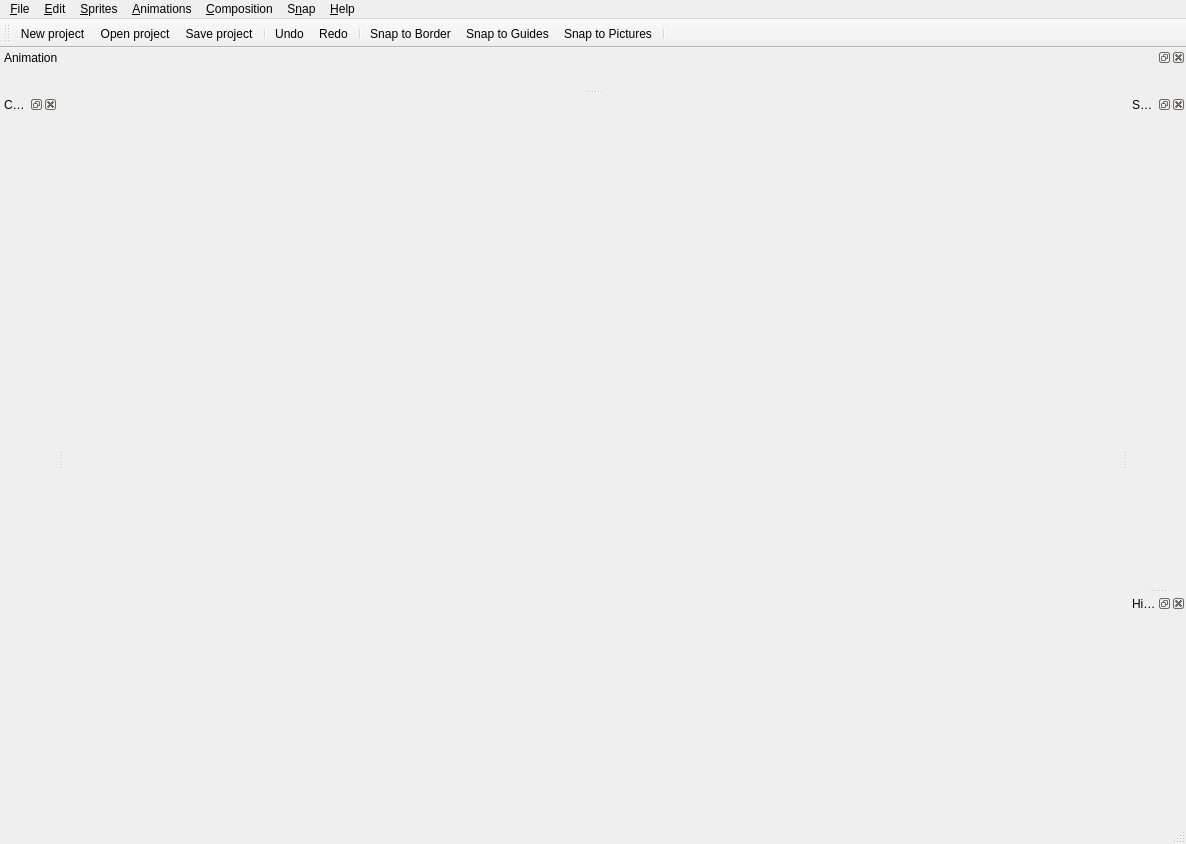
<?xml version="1.0" encoding="UTF-8"?>
<ui version="4.0">
 <class>composerClass</class>
 <widget class="QMainWindow" name="composerClass">
  <property name="geometry">
   <rect>
    <x>0</x>
    <y>0</y>
    <width>1186</width>
    <height>844</height>
   </rect>
  </property>
  <property name="windowTitle">
   <string>Composer</string>
  </property>
  <widget class="QWidget" name="centralWidget"/>
  <widget class="QMenuBar" name="menuBar">
   <property name="geometry">
    <rect>
     <x>0</x>
     <y>0</y>
     <width>1186</width>
     <height>18</height>
    </rect>
   </property>
   <widget class="QMenu" name="menu_File">
    <property name="title">
     <string>&amp;File</string>
    </property>
    <addaction name="actionNewProject"/>
    <addaction name="actionOpenProject"/>
    <addaction name="separator"/>
    <addaction name="actionSaveProject"/>
    <addaction name="actionSaveProjectAs"/>
    <addaction name="separator"/>
    <addaction name="actionOptions"/>
    <addaction name="separator"/>
    <addaction name="actionRecently1"/>
    <addaction name="actionRecently2"/>
    <addaction name="actionRecently3"/>
    <addaction name="actionRecently4"/>
    <addaction name="actionRecently5"/>
    <addaction name="actionRecently6"/>
    <addaction name="actionRecently7"/>
    <addaction name="actionRecently8"/>
    <addaction name="actionRecently9"/>
    <addaction name="separator"/>
    <addaction name="actionExit"/>
   </widget>
   <widget class="QMenu" name="menu_Help">
    <property name="title">
     <string>&amp;Help</string>
    </property>
    <addaction name="actionAbout"/>
   </widget>
   <widget class="QMenu" name="menu_Sprites">
    <property name="title">
     <string>&amp;Sprites</string>
    </property>
    <addaction name="actionSpritesNewFolder"/>
    <addaction name="actionSpritesNewSprite"/>
    <addaction name="actionSpritesMoveSprite"/>
    <addaction name="actionSpritesCompress"/>
    <addaction name="actionSpritesRemoveItem"/>
   </widget>
   <widget class="QMenu" name="menu_Animations">
    <property name="title">
     <string>&amp;Animations</string>
    </property>
    <addaction name="actionAnimationInsertBefore"/>
    <addaction name="actionAnimationCopyFrameBefore"/>
    <addaction name="actionAnimationCopyFrameAfter"/>
    <addaction name="actionAnimationInsertAfter"/>
    <addaction name="actionAnimationDeleteFrame"/>
    <addaction name="actionAnimationReverseFrames"/>
   </widget>
   <widget class="QMenu" name="menu_Composition">
    <property name="title">
     <string>&amp;Composition</string>
    </property>
    <addaction name="actionCompositionOpenPicture"/>
   </widget>
   <widget class="QMenu" name="menuS_nap">
    <property name="title">
     <string>S&amp;nap</string>
    </property>
    <addaction name="actionSnapToBorder"/>
    <addaction name="actionSnapToGuides"/>
    <addaction name="actionSnapToPictures"/>
   </widget>
   <widget class="QMenu" name="menu_Edit">
    <property name="title">
     <string>&amp;Edit</string>
    </property>
    <addaction name="actionUndo"/>
    <addaction name="actionRedo"/>
    <addaction name="actionRemoveRulers"/>
   </widget>
   <addaction name="menu_File"/>
   <addaction name="menu_Edit"/>
   <addaction name="menu_Sprites"/>
   <addaction name="menu_Animations"/>
   <addaction name="menu_Composition"/>
   <addaction name="menuS_nap"/>
   <addaction name="menu_Help"/>
  </widget>
  <widget class="QToolBar" name="mainToolBar">
   <attribute name="toolBarArea">
    <enum>TopToolBarArea</enum>
   </attribute>
   <attribute name="toolBarBreak">
    <bool>false</bool>
   </attribute>
   <addaction name="actionNewProject"/>
   <addaction name="actionOpenProject"/>
   <addaction name="actionSaveProject"/>
   <addaction name="separator"/>
   <addaction name="actionUndo"/>
   <addaction name="actionRedo"/>
   <addaction name="separator"/>
   <addaction name="actionSnapToBorder"/>
   <addaction name="actionSnapToGuides"/>
   <addaction name="actionSnapToPictures"/>
   <addaction name="separator"/>
  </widget>
  <widget class="QStatusBar" name="statusBar"/>
  <widget class="QDockWidget" name="dockWidgetSprites">
   <property name="windowTitle">
    <string>Sprites</string>
   </property>
   <attribute name="dockWidgetArea">
    <number>2</number>
   </attribute>
   <widget class="QWidget" name="dockWidgetContents">
    <layout class="QVBoxLayout" name="verticalLayout_2"/>
   </widget>
  </widget>
  <widget class="QDockWidget" name="dockWidgetComposition">
   <property name="windowTitle">
    <string>Composition</string>
   </property>
   <attribute name="dockWidgetArea">
    <number>1</number>
   </attribute>
   <widget class="QWidget" name="dockWidgetContents_2">
    <layout class="QVBoxLayout" name="verticalLayout"/>
   </widget>
  </widget>
  <widget class="QDockWidget" name="dockWidgetAnimation">
   <property name="allowedAreas">
    <set>Qt::BottomDockWidgetArea|Qt::TopDockWidgetArea</set>
   </property>
   <property name="windowTitle">
    <string>Animation</string>
   </property>
   <attribute name="dockWidgetArea">
    <number>4</number>
   </attribute>
   <widget class="QWidget" name="dockWidgetContents_3">
    <layout class="QHBoxLayout" name="horizontalLayout"/>
   </widget>
  </widget>
  <widget class="QDockWidget" name="dockWidgetHistory">
   <property name="windowTitle">
    <string>History</string>
   </property>
   <attribute name="dockWidgetArea">
    <number>2</number>
   </attribute>
   <widget class="QWidget" name="dockWidgetContents_4"/>
  </widget>
  <action name="actionNewProject">
   <property name="icon">
    <iconset resource="composer.qrc">
     <normaloff>:/composer/Resources/icons/new.png</normaloff>:/composer/Resources/icons/new.png</iconset>
   </property>
   <property name="text">
    <string>&amp;New project</string>
   </property>
   <property name="shortcut">
    <string>Ctrl+N</string>
   </property>
  </action>
  <action name="actionOpenProject">
   <property name="icon">
    <iconset resource="composer.qrc">
     <normaloff>:/composer/Resources/icons/open.png</normaloff>:/composer/Resources/icons/open.png</iconset>
   </property>
   <property name="text">
    <string>&amp;Open project...</string>
   </property>
   <property name="shortcut">
    <string>Ctrl+O</string>
   </property>
  </action>
  <action name="actionSaveProject">
   <property name="icon">
    <iconset resource="composer.qrc">
     <normaloff>:/composer/Resources/icons/save.png</normaloff>:/composer/Resources/icons/save.png</iconset>
   </property>
   <property name="text">
    <string>&amp;Save project</string>
   </property>
   <property name="shortcut">
    <string>Ctrl+S</string>
   </property>
  </action>
  <action name="actionSaveProjectAs">
   <property name="text">
    <string>Save project &amp;As...</string>
   </property>
  </action>
  <action name="actionRecently1">
   <property name="text">
    <string>recently 1</string>
   </property>
  </action>
  <action name="actionRecently2">
   <property name="text">
    <string>recently 2</string>
   </property>
  </action>
  <action name="actionRecently3">
   <property name="text">
    <string>recently 3</string>
   </property>
  </action>
  <action name="actionRecently4">
   <property name="text">
    <string>recently 4</string>
   </property>
  </action>
  <action name="actionRecently5">
   <property name="text">
    <string>recently 5</string>
   </property>
  </action>
  <action name="actionRecently6">
   <property name="text">
    <string>recently 6</string>
   </property>
  </action>
  <action name="actionRecently7">
   <property name="text">
    <string>recently 7</string>
   </property>
  </action>
  <action name="actionRecently8">
   <property name="text">
    <string>recently 8</string>
   </property>
  </action>
  <action name="actionRecently9">
   <property name="text">
    <string>recently 9</string>
   </property>
  </action>
  <action name="actionExit">
   <property name="text">
    <string>E&amp;xit</string>
   </property>
   <property name="shortcut">
    <string>Esc</string>
   </property>
  </action>
  <action name="actionAbout">
   <property name="text">
    <string>&amp;About</string>
   </property>
  </action>
  <action name="actionSpritesNewFolder">
   <property name="icon">
    <iconset resource="composer.qrc">
     <normaloff>:/composer/Resources/icons/newFolder.png</normaloff>:/composer/Resources/icons/newFolder.png</iconset>
   </property>
   <property name="text">
    <string>New &amp;Folder</string>
   </property>
   <property name="toolTip">
    <string>New Folder</string>
   </property>
  </action>
  <action name="actionSpritesRemoveItem">
   <property name="icon">
    <iconset resource="composer.qrc">
     <normaloff>:/composer/Resources/icons/delete.png</normaloff>:/composer/Resources/icons/delete.png</iconset>
   </property>
   <property name="text">
    <string>&amp;Remove Item</string>
   </property>
   <property name="toolTip">
    <string>Remove Item</string>
   </property>
  </action>
  <action name="actionSpritesNewSprite">
   <property name="icon">
    <iconset resource="composer.qrc">
     <normaloff>:/composer/Resources/icons/new.png</normaloff>:/composer/Resources/icons/new.png</iconset>
   </property>
   <property name="text">
    <string>New &amp;Sprite</string>
   </property>
   <property name="toolTip">
    <string>New Sprite</string>
   </property>
  </action>
  <action name="actionOptions">
   <property name="text">
    <string>&amp;Options...</string>
   </property>
   <property name="toolTip">
    <string>Options</string>
   </property>
  </action>
  <action name="actionAnimationInsertBefore">
   <property name="icon">
    <iconset resource="composer.qrc">
     <normaloff>:/composer/Resources/icons/animateInsertBefore.png</normaloff>:/composer/Resources/icons/animateInsertBefore.png</iconset>
   </property>
   <property name="text">
    <string>Insert Frame &amp;before</string>
   </property>
   <property name="toolTip">
    <string>Insert Frame before</string>
   </property>
  </action>
  <action name="actionAnimationInsertAfter">
   <property name="icon">
    <iconset resource="composer.qrc">
     <normaloff>:/composer/Resources/icons/animateInsertAfter.png</normaloff>:/composer/Resources/icons/animateInsertAfter.png</iconset>
   </property>
   <property name="text">
    <string>Insert Frame &amp;after</string>
   </property>
   <property name="toolTip">
    <string>Insert Frame after</string>
   </property>
  </action>
  <action name="actionAnimationDeleteFrame">
   <property name="icon">
    <iconset resource="composer.qrc">
     <normaloff>:/composer/Resources/icons/animateDelete.png</normaloff>:/composer/Resources/icons/animateDelete.png</iconset>
   </property>
   <property name="text">
    <string>&amp;Delete Frame</string>
   </property>
   <property name="toolTip">
    <string>Delete Frame</string>
   </property>
  </action>
  <action name="actionCompositionOpenPicture">
   <property name="icon">
    <iconset resource="composer.qrc">
     <normaloff>:/composer/Resources/icons/open.png</normaloff>:/composer/Resources/icons/open.png</iconset>
   </property>
   <property name="text">
    <string>Open &amp;Picture...</string>
   </property>
   <property name="toolTip">
    <string>Open Picture...</string>
   </property>
  </action>
  <action name="actionAnimationCopyFrameBefore">
   <property name="icon">
    <iconset resource="composer.qrc">
     <normaloff>:/composer/Resources/icons/animateCopyBefore .png</normaloff>:/composer/Resources/icons/animateCopyBefore .png</iconset>
   </property>
   <property name="text">
    <string>&amp;Copy Frame before</string>
   </property>
   <property name="toolTip">
    <string>Copy Frame before</string>
   </property>
  </action>
  <action name="actionAnimationCopyFrameAfter">
   <property name="icon">
    <iconset resource="composer.qrc">
     <normaloff>:/composer/Resources/icons/animateCopyAfter.png</normaloff>:/composer/Resources/icons/animateCopyAfter.png</iconset>
   </property>
   <property name="text">
    <string>C&amp;opy Frame after</string>
   </property>
   <property name="toolTip">
    <string>Copy Frame after</string>
   </property>
  </action>
  <action name="actionSnapToBorder">
   <property name="checkable">
    <bool>true</bool>
   </property>
   <property name="icon">
    <iconset resource="composer.qrc">
     <normaloff>:/composer/Resources/icons/snapToBorder.png</normaloff>:/composer/Resources/icons/snapToBorder.png</iconset>
   </property>
   <property name="text">
    <string>Snap to &amp;Border</string>
   </property>
   <property name="toolTip">
    <string>Snap to Border</string>
   </property>
  </action>
  <action name="actionSnapToGuides">
   <property name="checkable">
    <bool>true</bool>
   </property>
   <property name="icon">
    <iconset resource="composer.qrc">
     <normaloff>:/composer/Resources/icons/snapToGuides.png</normaloff>:/composer/Resources/icons/snapToGuides.png</iconset>
   </property>
   <property name="text">
    <string>Snap to &amp;Guides</string>
   </property>
   <property name="toolTip">
    <string>Snap to Guides</string>
   </property>
  </action>
  <action name="actionSnapToPictures">
   <property name="checkable">
    <bool>true</bool>
   </property>
   <property name="icon">
    <iconset resource="composer.qrc">
     <normaloff>:/composer/Resources/icons/snapToPictures.png</normaloff>:/composer/Resources/icons/snapToPictures.png</iconset>
   </property>
   <property name="text">
    <string>Snap to &amp;Pictures</string>
   </property>
   <property name="toolTip">
    <string>Snap to Pictures</string>
   </property>
  </action>
  <action name="actionUndo">
   <property name="icon">
    <iconset resource="composer.qrc">
     <normaloff>:/composer/Resources/icons/undo.png</normaloff>:/composer/Resources/icons/undo.png</iconset>
   </property>
   <property name="text">
    <string>&amp;Undo</string>
   </property>
   <property name="shortcut">
    <string>Ctrl+Z</string>
   </property>
  </action>
  <action name="actionRedo">
   <property name="icon">
    <iconset resource="composer.qrc">
     <normaloff>:/composer/Resources/icons/redo.png</normaloff>:/composer/Resources/icons/redo.png</iconset>
   </property>
   <property name="text">
    <string>&amp;Redo</string>
   </property>
   <property name="shortcut">
    <string>Ctrl+Shift+Z</string>
   </property>
  </action>
  <action name="actionAnimationReverseFrames">
   <property name="icon">
    <iconset resource="composer.qrc">
     <normaloff>:/composer/Resources/icons/reverse.png</normaloff>:/composer/Resources/icons/reverse.png</iconset>
   </property>
   <property name="text">
    <string>Reverse Selected Frames</string>
   </property>
   <property name="toolTip">
    <string>Reverse Selected Frames</string>
   </property>
  </action>
  <action name="actionRemoveRulers">
   <property name="text">
    <string>R&amp;emove Rulers</string>
   </property>
  </action>
  <action name="actionSpritesMoveSprite">
   <property name="icon">
    <iconset resource="composer.qrc">
     <normaloff>:/composer/Resources/icons/move.png</normaloff>:/composer/Resources/icons/move.png</iconset>
   </property>
   <property name="text">
    <string>&amp;Move Sprite</string>
   </property>
  </action>
  <action name="actionSpritesCompress">
   <property name="icon">
    <iconset resource="composer.qrc">
     <normaloff>:/composer/Resources/icons/compress.png</normaloff>:/composer/Resources/icons/compress.png</iconset>
   </property>
   <property name="text">
    <string>&amp;Compress Sprites </string>
   </property>
   <property name="toolTip">
    <string>Split Identical Frames</string>
   </property>
  </action>
 </widget>
 <layoutdefault spacing="6" margin="11"/>
 <resources>
  <include location="composer.qrc"/>
 </resources>
 <connections>
  <connection>
   <sender>actionExit</sender>
   <signal>triggered()</signal>
   <receiver>composerClass</receiver>
   <slot>close()</slot>
   <hints>
    <hint type="sourcelabel">
     <x>-1</x>
     <y>-1</y>
    </hint>
    <hint type="destinationlabel">
     <x>608</x>
     <y>421</y>
    </hint>
   </hints>
  </connection>
 </connections>
</ui>
